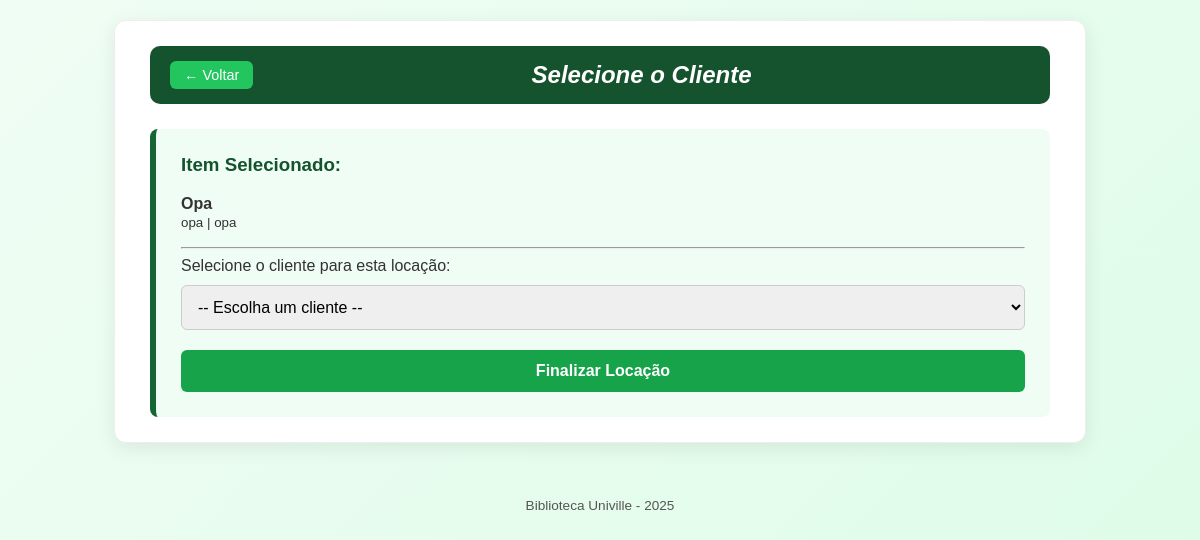
/locacao/selecionar/1, run on the app's committed database.
### database.py (models this page shows, shortened)
class Material(db.Model):
    __tablename__ = 'acervo'
    id = db.Column(db.Integer, primary_key=True)
    tipo = db.Column(db.String(50))   # 'Livro' ou 'Revista'
    titulo = db.Column(db.String(200), nullable=False)
    categoria = db.Column(db.String(100))
    editora = db.Column(db.String(100))
    autor = db.Column(db.String(100))
    edicao = db.Column(db.Integer)
    disponivel = db.Column(db.Boolean, default=True)
    emprestimos = db.relationship("Emprestimo", back_populates="material")

### app/routes.py (the view)
@bp.route('/locacao/selecionar/<int:material_id>')
def locacao_selecionar_cliente(material_id):
    item = db.session.get(Material, material_id)
    clientes = db.session.execute(db.select(Cliente)).scalars().all()
    if not item:
        flash("Item não encontrado ou indisponível.", 'error')
        return redirect(url_for('main.locacao'))
    return render_template(
        'locacao_selecionar_cliente.html',
        item=item,
        clientes=clientes
    )

### app/templates/locacao_selecionar_cliente.html (shortened to what this page needs)
<!DOCTYPE html>
<html lang="pt-BR">
<head>
    <link rel="stylesheet" href="{{ url_for('static', filename='locacao.css') }}">
    </head>
<body id="corpo">
    <div class="container">
        <nav id="menu">
            <div class="menu-topo">
                <a href="{{ url_for('main.locacao') }}" id="botaoVoltar">← Voltar</a>
                <h1 id="titulo">Selecione o Cliente</h1>
            </div>
        </nav>
        <div class="form-locacao">
            <h3>Item Selecionado:</h3>
            <p><strong>{{ item.titulo }}</strong>
               <br>
               <small>{{ item.categoria }} | {{ item.editora }}</small>
            </p>
            <hr>
        <form action="{{ url_for('main.finalizar_locacao') }}" method="POST">
            <label for="cliente_id">Selecione o cliente para esta locação:</label>
            <select name="cliente_id" id="cliente_id" required>
                <option value="">-- Escolha um cliente --</option>
            </select>
            <button type="submit">Finalizar Locação</button>
        </form>
        </div>
    </div>
    <footer id="rodape">Biblioteca Univille - 2025</footer>
</body>
</html>

### app/static/locacao.css (style rules this page uses)
#corpo { font-family: 'Poppins', sans-serif; background: linear-gradient(135deg, #f0fdf4, #dcfce7); color: #333; margin: 0; padding: 0; min-height: 100vh; }
.container { width: 90%; max-width: 900px; margin: 20px auto; background: #fff; border-radius: 12px; padding: 25px 35px; box-shadow: 0 5px 20px rgba(0, 0, 0, 0.08); border: 1px solid #eee; }
#menu { background-color: #14532d; padding: 15px 20px; border-radius: 10px; margin-bottom: 25px; }
.menu-topo { display: flex; justify-content: space-between; align-items: center; }
#titulo { color: white; text-align: center; font-style: italic; margin: 0; flex-grow: 1; }
#botaoVoltar { background: #22c55e; color: white; padding: 6px 14px; border-radius: 6px; text-decoration: none; font-size: 0.9rem; font-weight: 500; transition: background 0.3s ease; }
#rodape { text-align: center; padding: 15px 0; color: #555; font-size: 0.85rem; margin-top: 40px; }
.form-locacao { padding: 25px; background: #f0fdf4; border-radius: 8px; margin-top: 20px; border-left: 6px solid #166534; }
.form-locacao h3 { margin-top: 0; color: #14532d; }
.form-locacao select, .form-locacao button { width: 100%; padding: 12px; margin-top: 10px; font-size: 16px; border-radius: 6px; border: 1px solid #ccc; font-family: 'Poppins', sans-serif; }
.form-locacao button { background: #16a34a; color: white; border: none; cursor: pointer; font-weight: 600; transition: background 0.3s ease; margin-top: 20px; }

### data on the page
Material: titulo "Opa", categoria "opa", editora "opa"
